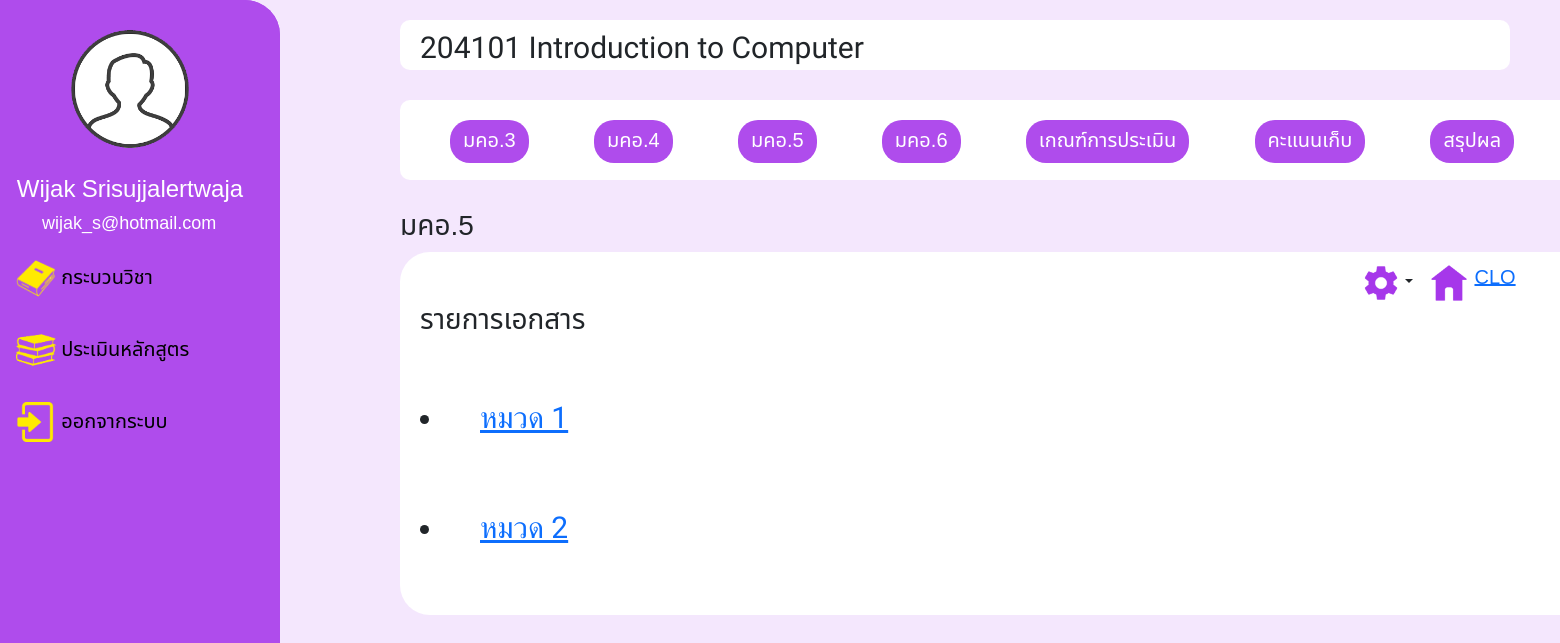
The page /tqf5.php?crsNo=204101 (signed in) on the database its author committed.
### tables this page shows
CREATE TABLE `teacher` (
  `teachID` int(10) NOT NULL,
  `teachName` varchar(255) NOT NULL,
  `teachSurname` varchar(255) NOT NULL,
  `teachEmail` varchar(255) NOT NULL,
  `password` varchar(255) NOT NULL,
  `urole` varchar(25) NOT NULL
);

CREATE TABLE `course` (
  `crsNo` int(11) NOT NULL,
  `crsName` varchar(30) NOT NULL,
  `semester` int(3) NOT NULL,
  `teach_id` int(11) DEFAULT NULL
);

CREATE TABLE `tqf5` (
  `no` int(11) NOT NULL,
  `doc_name` varchar(200) NOT NULL COMMENT 'ชื่อเอกสาร',
  `doc_file` varchar(100) NOT NULL COMMENT 'ชื่อไฟล์เอกสาร',
  `dateCreate` timestamp NOT NULL DEFAULT current_timestamp() COMMENT 'วันที่เพิ่มเอกสาร',
  `crs_no` int(11) NOT NULL
);

### tqf5.php (the view, shortened to what this page needs)
<?php
    require_once 'config/db.php';
?>
<!DOCTYPE html>
<html lang="en">
<head>
    <link rel="stylesheet" href="https://cdnjs.cloudflare.com/ajax/libs/sweetalert/1.1.3/sweetalert.css">
    <link rel="stylesheet" href="css/bootstrap.min.css">
</head>
<body>
    <?php include 'navbar.php' ?>
    <?php include 'tabbar.php' ?>
     <br>
    <h3 style="margin-left: 400px; ">มคอ.5</h3>
    <div class="content">
        <div class="dropdown">
            <button class="btn dropdown-toggle" type="button" id="dropdownMenuButton1" data-bs-toggle="dropdown" aria-expanded="false">
                <img src="img/set.png" alt="setting" style="width: 40px;"></button>
            <a class="back-btn" href="courseList.php" role="button"><img src="img/home.png"></a>
            <a href="cloInsert.php">CLO</a>
        </div>
            <div class="col-md-10">
        <h3 style="margin-left: 20px;">รายการเอกสาร </h3> <br>
            <table class="table table-striped  table-hover table-responsive table-bordered">
                <tbody>
                    <?php
                        require_once 'config/db.php';
                        $crsNo = $_GET['crsNo'];
                        $stmt = $conn->prepare("SELECT * FROM tqf5 WHERE tqf5.crs_no=$crsNo");
                        $stmt->execute();
                        $result = $stmt->fetchAll();
                        foreach($result as $row) {
                    ?>
                    <tr>
                        <div class="file-query">
                            <li><a href="docs/tqf5/<?php echo $row['doc_file'];?>" target="_blank"
                             style="margin-left: 20px"> <?= $row['doc_name'];?> </a></li>
                             <br>
                        </div>
                    <?php } ?>
                </tbody>
            </table>
        </div>
    </div>
</body>
</html>

### navbar.php (shortened to what this page needs)
<!DOCTYPE html>
<html lang="en">
<head>
	<link rel="stylesheet" href="css/bootstrap.min.css">
</head>
<body>
<div class="grid-container">
<div class="sidebar">
	<img src="img/human.png" alt="" width="120" height="120" style="margin-left: 70px; margin-bottom: 10%; margin-top: 10%; background-color: none">
	<?php
		require_once 'config/db.php';
		$row['teachID'] = $_SESSION['user'];
		$status = $row['teachID'];
		$stmt = $conn -> prepare("SELECT teachName, teachSurname, teachEmail FROM teacher WHERE teachID = $status");
		$stmt -> execute();
		$result = $stmt -> fetchAll();
		foreach ($result as $user) {
	?>
	<h3 style="font-size: 24px; color: white; margin-left: 6%;"><?php echo $user['teachName'].' '.$user['teachSurname']  ?></h3>
	<h5 style="font-size: 18px; color: white; margin-left: 15%;"><?php echo $user['teachEmail'] ?></h5>
	<?php } ?>
	<a class="dropdown-btn" ><img src="img/book.png" alt="" width="40" height="40"> กระบวนวิชา <i class="fa fa-caret-down"></i></a>
	<a href="#"><img src="img/books.png" alt="" width="40" height="40"> ประเมินหลักสูตร</a>
	<a href="logout.php"><img src="img/login.png" alt="" width="40" height="40"> ออกจากระบบ</a>
</div>
</div>
</body>
</html>

### tabbar.php (shortened to what this page needs)
<!DOCTYPE html>
<html lang="en">
<head>
</head>
<body>
     <?php include 'navbar.php' ?>
    <?php
        $mysqli = new mysqli('localhost', 'root', '', 'dvcss') or die(mysqli_error($mysql));
        $result = $mysqli -> query("SELECT * FROM course") or die($mysqli -> error);
     ?>
      <?php $row = $result -> fetch_assoc() ?>
    <div class="crsname">
        <?php echo $row['crsNo']." ".$row['crsName'] ?>
    </div> <br>
    <div class="tabbar">
        <div class="row">
            <div class="btn-tab">
                <a href="tqf3.php?crsNo=<?php echo $row['crsNo']; ?>" role="button" class="btn">มคอ.3</a>
                <a href="tqf4.php?crsNo=<?php echo $row['crsNo']; ?>" role="button" class="btn">มคอ.4</a>
                <a href="tqf5.php?crsNo=<?php echo $row['crsNo']; ?>" role="button" class="btn">มคอ.5</a>
                <a href="tqf6.php?crsNo=<?php echo $row['crsNo']; ?>" role="button" class="btn">มคอ.6</a>
                <a href="crit.php?crsNo=<?php echo $row['crsNo']; ?>" class="btn" role="button">เกณฑ์การประเมิน</a>
                <a href="score.php" class="btn" role="button">คะแนนเก็บ</a>
                <a href="result.php?crsNo=<?php echo $row['crsNo']; ?>" class="btn" role="button">สรุปผล</a>
            </div>
        </div>
    </div>
</body>
</html>

### navbar.php (style rules this page uses)
body { margin: 0; font-family: 'Noto Sans Thai', sans-serif; font-size: 20px; background-color: #F4E7FD; }
.grid-container { display: grid; grid: 281px; }
.sidebar { margin: 0; padding: 0; width: 280px; background-color: #AF4CEC; position: fixed; height: 100%; overflow: auto; border-radius: 0px 35px 35px 0px; }
.sidebar a, .dropdown-btn { display: block; color: black; padding: 16px; text-decoration: none; width: auto; cursor: pointer; }

### tabbar.php (style rules this page uses)
.crsname { padding: 5px 20px; margin-top: 20px; margin-left: 400px; margin-right: 50px; height: 50px; width: auto; background-color: white; border-radius: 10px; font-family: 'Mitr', sans-serif; font-size: 30px; }
div.tabbar { margin-left: 400px; margin-right: 50px; height: 80px; width: 1200px; background-color: white; border-radius: 10px; }
.btn-tab .btn { margin: 10px; margin-left: 50px; margin-top: 20px; padding-top: 5px; font-size: 20px; cursor: pointer; text-align: center; opacity: 1; transition: 0.3s; border-radius: 20px; color: white; background-color:#AF4CEC; }

### tqf5.php (style rules this page uses)
div.content { margin-left: 400px; margin-right: 50px; padding-right: 0; height: auto; border-radius: 30px; width: 1200px; background-color: white; }
.dropdown-toggle { margin: 0; padding: 0; margin-top: 10px; background-color: white; border-radius: 15px; margin-left: 80%; }
.back-btn img { width: 40px; margin-top: 10px; margin-left: 10px; }
.file-query { margin: 20px; font-family: 'Mitr', sans-serif; font-size: 30px; }

### rows shown on the page
teacher: teachName "Wijak", teachSurname "Srisujjalertwaja", teachEmail "wijak_s@hotmail.com"
course: crsNo "204101", crsName "Introduction to Computer"
tqf5: doc_name "หมวด 1"
tqf5: doc_name "หมวด 2"
